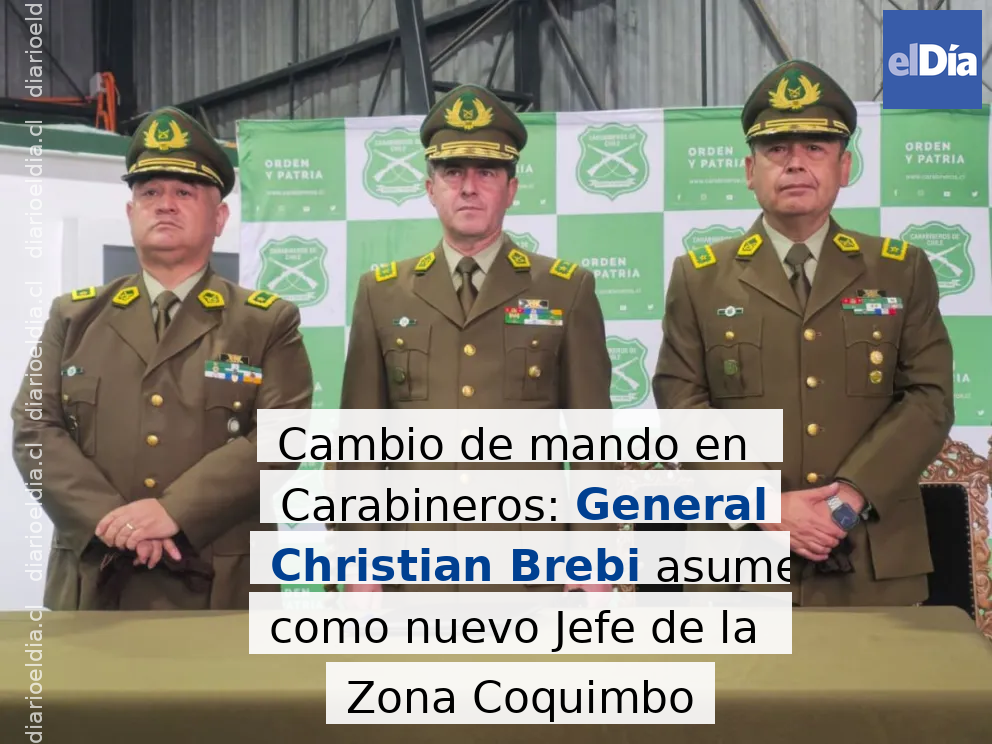
#> input picture imagen_test.png, 992 x 744 px
$ python crop.py --image ../imagen_test.png
#> lines starting #> are read from the running program, lines starting #| are printed output that depends on the picture

from PIL import Image, ImageDraw
from typing import Optional, Dict, Tuple
import os
import argparse

RatioW, RatioH = 4, 5  # 4:5 exact

def _clamp(v, lo, hi):
    return max(lo, min(v, hi))

def _round_int(x: float) -> int:
    return int(round(x))

def _compute_4x5_box_within(W: int, H: int, roi: Tuple[int,int,int,int], anchor: str="center") -> Tuple[int,int,int,int]:
    """
    Given an original image size (W,H) and a ROI (x,y,w,h),
    compute the largest 4:5 box that fits entirely inside the ROI.
    `anchor` can be "center", "topleft", or "top".
    Returns (x,y,w,h) in pixels.
    """
    x0, y0, rw, rh = roi
    x0 = _clamp(x0, 0, W-1)
    y0 = _clamp(y0, 0, H-1)
    rw = _clamp(rw, 1, W - x0)
    rh = _clamp(rh, 1, H - y0)

    # Start from ROI height and compute width for 4:5
    target_w_from_h = (RatioW / RatioH) * rh
    if target_w_from_h <= rw:
        tw = _round_int(target_w_from_h)
        th = _round_int((RatioH / RatioW) * tw)
    else:
        # width is limiting
        tw = rw
        th = _round_int((RatioH / RatioW) * tw)
        if th > rh:
            tw = _round_int((RatioW / RatioH) * rh)
            th = _round_int((RatioH / RatioW) * tw)

    # position inside ROI
    if anchor == "topleft":
        cx, cy = x0, y0
    elif anchor == "top":
        cx = x0 + (rw - tw)//2
        cy = y0
    else:  # center
        cx = x0 + (rw - tw)//2
        cy = y0 + (rh - th)//2

    return (cx, cy, tw, th)

def crop_to_4x5(
    image_path: str,
    _img: Optional[Image.Image] = None,
    save: Optional[bool] = False,
    out_path: Optional[str] = None,
    rel_box: Optional[Dict[str, float]] = None,
    abs_box: Optional[Dict[str, int]] = None,
    anchor: str = "center",
    overlay_path: Optional[str] = None,
    resize_to: Optional[Tuple[int,int]] = None
) -> Dict:
    """
    Crop an image to exact 4:5 within a given ROI (relative or absolute).
    - rel_box: {"x":0..1,"y":0..1,"w":0..1,"h":0..1} relative to original size
    - abs_box: {"x":int,"y":int,"w":int,"h":int} in pixels
    If neither ROI is given, the ROI is the full image.
    anchor: "center" | "topleft" | "top" for how to position 4:5 box within ROI.
    overlay_path: optional path to save an overlay preview with the crop rectangle.
    resize_to: optional (W,H) to resize the final crop (e.g., (1080,1350)).

    Returns a dict with details and output paths.
    """

    if (_img): img = _img
    else: img = Image.open(image_path).convert("RGB")
    W, H = img.size

    # Define ROI
    if rel_box is not None:
        x = _round_int(rel_box.get("x", 0) * W)
        y = _round_int(rel_box.get("y", 0) * H)
        w = _round_int(rel_box.get("w", 1) * W)
        h = _round_int(rel_box.get("h", 1) * H)
        roi = (x, y, w, h)
    elif abs_box is not None:
        roi = (abs_box.get("x", 0), abs_box.get("y", 0), abs_box.get("w", W), abs_box.get("h", H))
    else:
        roi = (0, 0, W, H)

    # Compute 4:5 box inside ROI
    x0, y0, cw, ch = _compute_4x5_box_within(W, H, roi, anchor=anchor)

    # Final crop
    crop = img.crop((x0, y0, x0 + cw, y0 + ch))

    # Optional resize (keeps 4:5)
    if resize_to is not None:
        crop = crop.resize(resize_to, Image.Resampling.LANCZOS)

    # Honestamente el resto no me interesa asi que fue
    # me quedo con la foto recortada gracias

    if (not save):
        return crop

    # Output paths
    if out_path is None:
        base, ext = os.path.splitext(os.path.basename(image_path))
        out_path = f"{base}_crop4x5{ext or '.jpg'}"
    crop.save(out_path, quality=95)

    # Optional overlay
    if overlay_path is not None:
        overlay = img.copy()
        draw = ImageDraw.Draw(overlay)
        draw.rectangle([x0, y0, x0 + cw, y0 + ch], outline=(255, 0, 0), width=4)
        overlay.save(overlay_path, quality=95)

    return {
        "original_size": (W, H),
        "roi": {"x": roi[0], "y": roi[1], "w": roi[2], "h": roi[3]},
        "crop_box": {"x": x0, "y": y0, "w": cw, "h": ch},
        "crop_size": (crop.size[0], crop.size[1]),
        "out_path": out_path,
        "overlay_path": overlay_path,
        "ratio": f"{RatioW}:{RatioH}"
    }

# ---------------- CLI ----------------

def main():
    parser = argparse.ArgumentParser(description="Crop image to exact 4:5 using relative or absolute ROI.")
    parser.add_argument("--image", required=True, help="Path to input image")
    parser.add_argument("--out", default=None, help="Path to save cropped image")
    parser.add_argument("--overlay", default=None, help="Path to save overlay preview")
    parser.add_argument("--anchor", default="center", choices=["center","topleft","top"], help="Anchor of 4:5 box within ROI")
    parser.add_argument("--resize", default=None, help="Optional resize WxH, e.g., 1080x1350")
    parser.add_argument("--rel", default=None, help='Relative ROI as x,y,w,h (0..1), e.g., 0.072,0,0.857,1')
    parser.add_argument("--abs", default=None, help='Absolute ROI as x,y,w,h in px, e.g., 86,0,1029,1286')
    args = parser.parse_args()

    rel_box = None
    abs_box = None

    if args.rel:
        x, y, w, h = [float(v.strip()) for v in args.rel.split(",")]
        rel_box = {"x": x, "y": y, "w": w, "h": h}
    if args.abs:
        x, y, w, h = [int(v.strip()) for v in args.abs.split(",")]
        abs_box = {"x": x, "y": y, "w": w, "h": h}

    resize_to = None
    if args.resize:
        W, H = [int(v.strip()) for v in args.resize.lower().split("x")]
        resize_to = (W, H)

    result = crop_to_4x5(
        image_path=args.image,
        save=True,
        out_path=args.out,
        rel_box=rel_box,
        abs_box=abs_box,
        anchor=args.anchor,
        overlay_path=args.overlay,
        resize_to=resize_to
    )
#> in crop_to_4x5, `crop = img.crop((x0, y0, x0 + cw, y0 + ch))`:
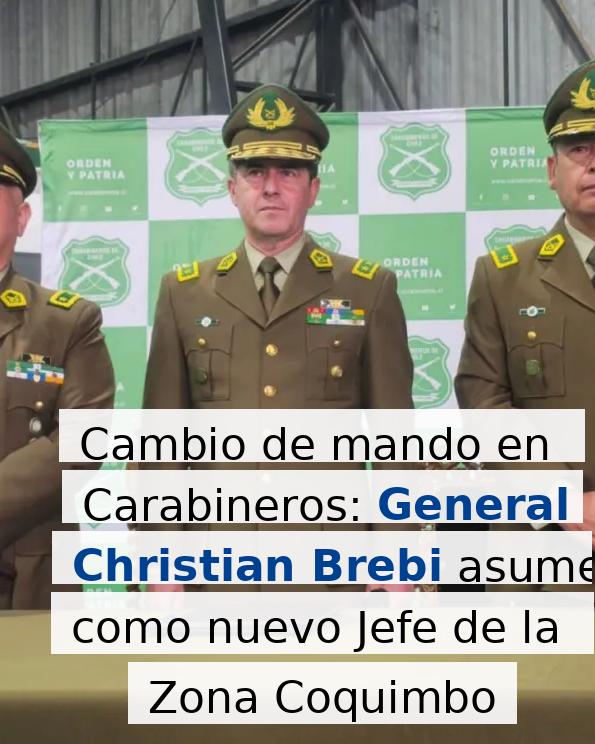
#> crop: PIL image 595x744 RGB; mean R, G, B 149.8, 151.5, 139.9
    print(result)
#> (printed output is left out)

if __name__ == "__main__":
    main()

$ run again, on argenta.jpg
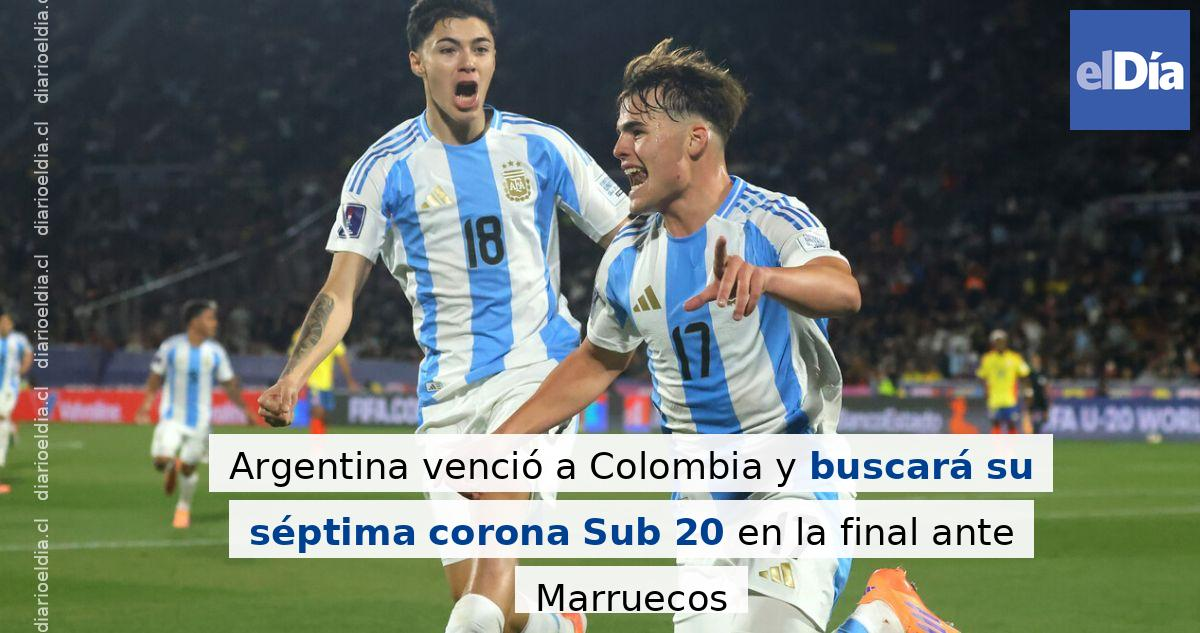
#> input picture argenta.jpg, 1200 x 633 px
#> in crop_to_4x5, img is the input picture: PIL image 1200x633 RGB; mean R, G, B 105.5, 113.4, 108
#> in crop_to_4x5, `crop = img.crop((x0, y0, x0 + cw, y0 + ch))`:
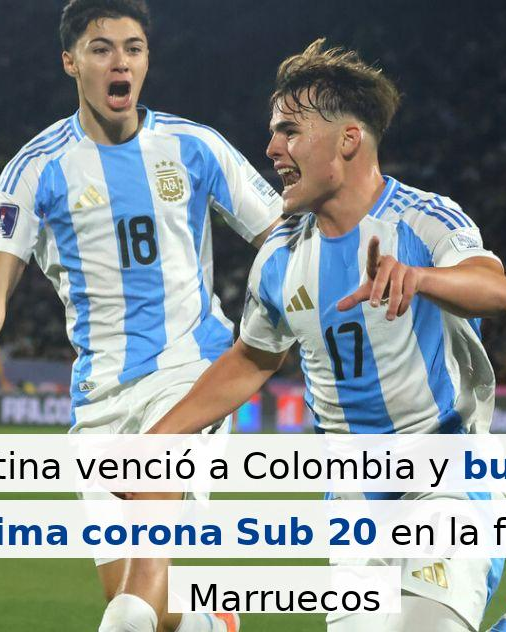
#> crop: PIL image 506x632 RGB; mean R, G, B 137.8, 146, 148.3
#> (printed output is left out)

$ run again, on argenta.webp
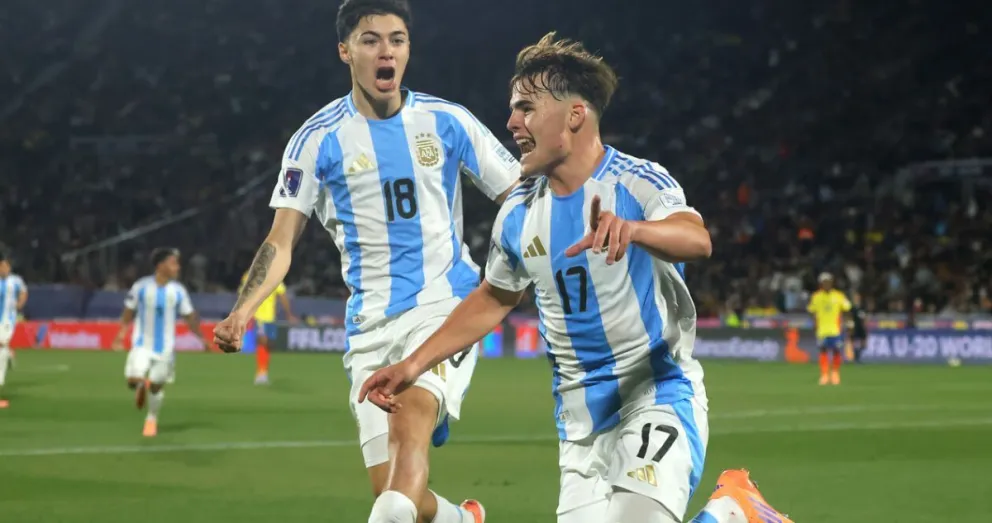
#> input picture argenta.webp, 992 x 523 px
#> in crop_to_4x5, img is the input picture: PIL image 992x523 RGB; mean R, G, B 92.1, 101.8, 88.4
#> in crop_to_4x5, `crop = img.crop((x0, y0, x0 + cw, y0 + ch))`:
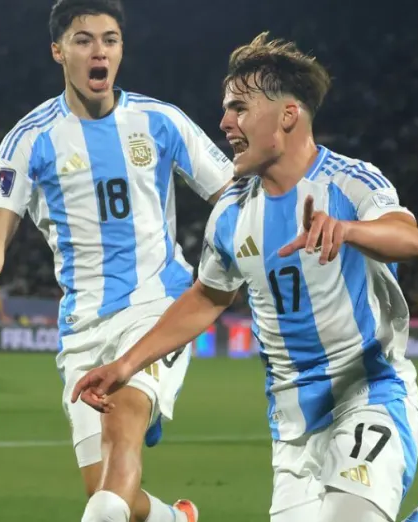
#> crop: PIL image 418x522 RGB; mean R, G, B 122.1, 133.1, 127.8
#> (printed output is left out)

$ run again, on santana.webp
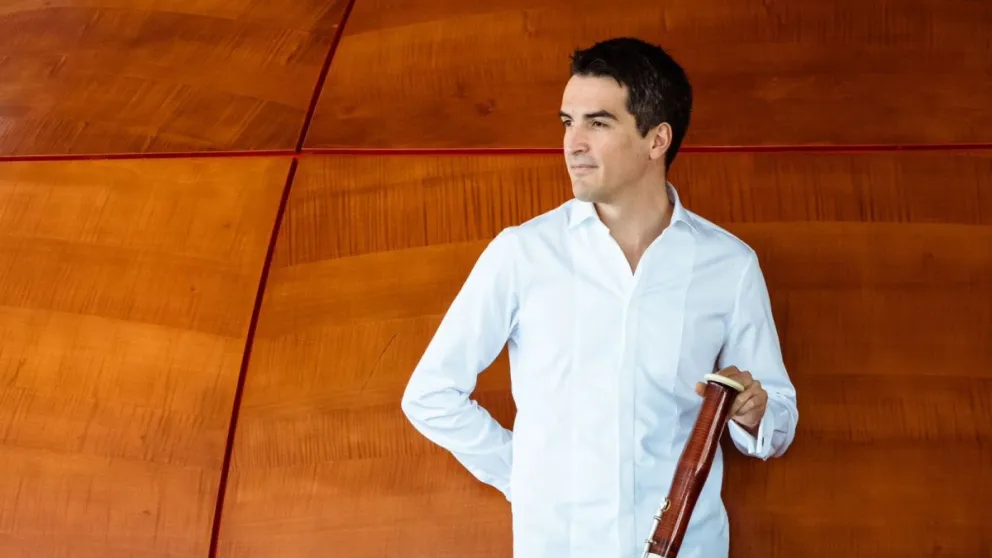
#> input picture santana.webp, 992 x 558 px
#> in crop_to_4x5, img is the input picture: PIL image 992x558 RGB; mean R, G, B 163.4, 94.9, 51.8
#> in crop_to_4x5, `crop = img.crop((x0, y0, x0 + cw, y0 + ch))`:
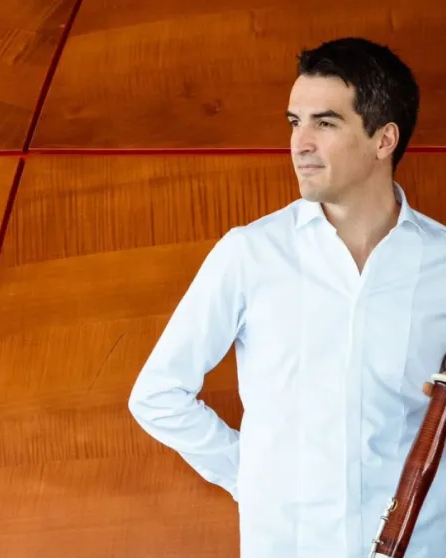
#> crop: PIL image 446x558 RGB; mean R, G, B 178.2, 125.8, 92.4
#> (printed output is left out)
